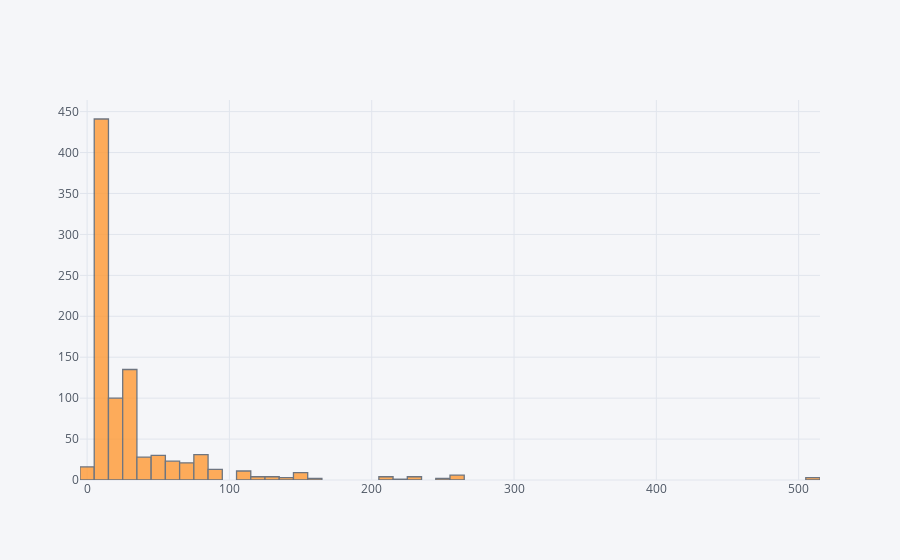

The cell this chart's notebook holds for it:
### Code cell
train['Fare'].iplot(kind='hist')

### Figure 1 — Plotly figure (JSON) as saved in the notebook; plotly's stock layout.template omitted (floating-point values rounded to 4 significant figures; data arrays with more than 128 entries replaced by an {"elided": "..."} marker saying what was removed)
{"data": [{"histfunc": "count", "histnorm": "", "marker": {"color": "rgba(255, 153, 51, 1.0)", "line": {"color": "#4D5663", "width": 1.3}}, "name": "Fare", "opacity": 0.8, "orientation": "v", "type": "histogram", "uid": "7ecff820-696d-4402-87e3-62fc76bda1ec", "x": {"elided": "891 float values"}}], "layout": {"barmode": "overlay", "legend": {"bgcolor": "#F5F6F9", "font": {"color": "#4D5663"}}, "paper_bgcolor": "#F5F6F9", "plot_bgcolor": "#F5F6F9", "title": {"font": {"color": "#4D5663"}}, "xaxis": {"gridcolor": "#E1E5ED", "showgrid": true, "tickfont": {"color": "#4D5663"}, "title": {"font": {"color": "#4D5663"}, "text": ""}, "zerolinecolor": "#E1E5ED"}, "yaxis": {"gridcolor": "#E1E5ED", "showgrid": true, "tickfont": {"color": "#4D5663"}, "title": {"font": {"color": "#4D5663"}, "text": ""}, "zerolinecolor": "#E1E5ED"}}}
